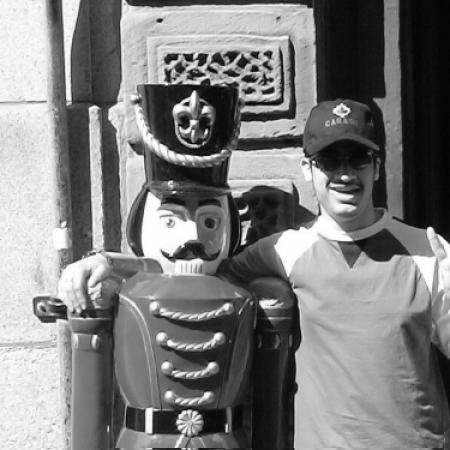
%> input picture multimedia/HW1/Hi.tif, 450 x 450 px
$ octave Question3.m   (GNU Octave 9; MATLAB toolbox functions it lacks are replaced by stand-ins)
%> lines starting %> are read from the running program, lines starting %| are printed output that depends on the picture; in (x1, y1, x2, y2) boxes, pixels count from 0 and x2, y2 are one past the last pixel; in counts of white or black regions, pixels touching at a corner belong together; the program's own positions count from 1
### multimedia/HW2/Q4/HW1_MSE.m
function  out = HW1_MSE (I, J)
    out = sum(sum((I-J).^2))/(numel(I));
end

### multimedia/HW1/Q3/Question3.m
clc
clear all
close all

Image = uint8(imread ('Hi.tif'));
%> Image is the input picture: size 450x450 uint8; min 0, max 255, mean 126.4
[row col] = size(Image);
%> row = 450; col = 450

Darker_Image = Image - 20; % Subtract 20 from Pixels of Image

MSE_Result1 = HW1_MSE (Image, Darker_Image)
%> in HW1_MSE, `out = sum(sum((I-J).^2))/(numel(I));`: out = 245.5
%> MSE_Result1 = 245.5

% _______________________________________________________________________________________________________________

Right_Shifted = uint8(zeros(row, col));
Left_Shifted = uint8(zeros(row, col));

Right_Shifted(:, 3:col, :) = Image(:, 1:col-2, :);  % Shif Pixels 2 unit to the Right
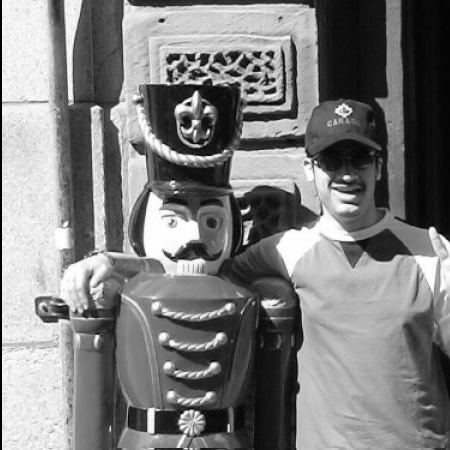
%> Right_Shifted: size 450x450 uint8; min 0, max 255, mean 126.1
Right_Shifted(:, 1:2, :) = Image(:, col-1:col, :);
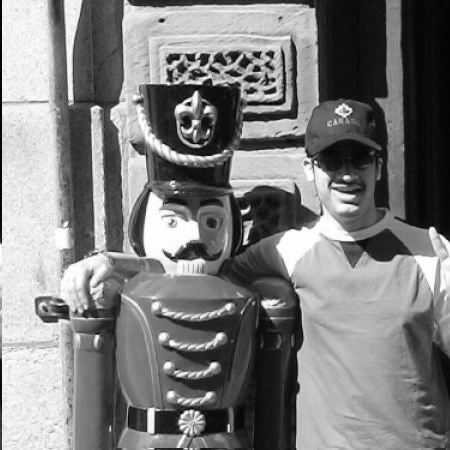
%> Right_Shifted: size 450x450 uint8; 0.44% of pixels changed, all inside (x1, y1, x2, y2) = (0, 0, 2, 450)

Left_Shifted(:, 1:col-2, :) = Image(:, 3:col, :);  % Shif Pixels 2 unit to the Left
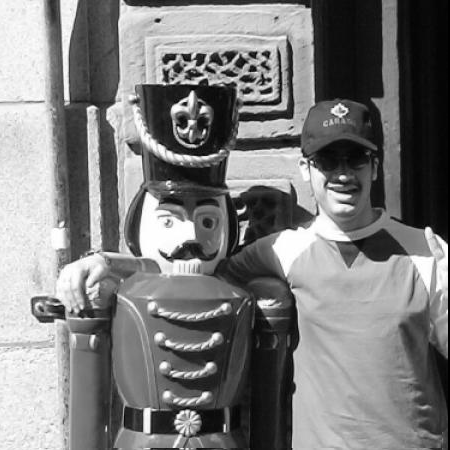
%> Left_Shifted: size 450x450 uint8; min 0, max 255, mean 125.3
Left_Shifted(:, col-1:col, :) = Image(:, 1:2, :);
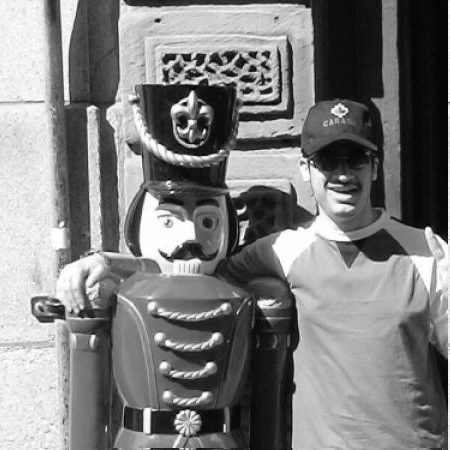
%> Left_Shifted: size 450x450 uint8; 0.44% of pixels changed, all inside (x1, y1, x2, y2) = (448, 0, 450, 450)

Mean_Image = (Image + Right_Shifted + Left_Shifted)/3; % Average of Original Image, Left Shifted Image and Right Shifted Image
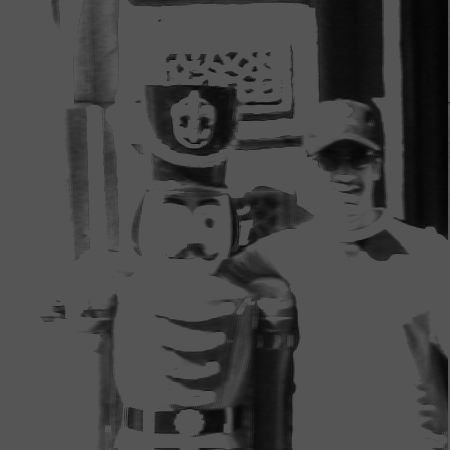
%> Mean_Image: size 450x450 uint8; min 4, max 85, mean 69

MSE_Result2 = HW1_MSE (Image, Mean_Image)
%> MSE_Result2 = 153.7
